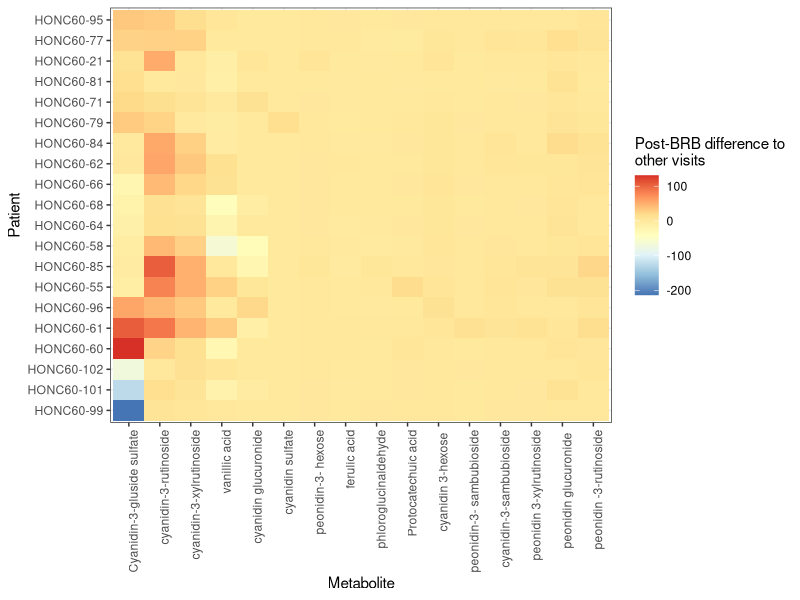
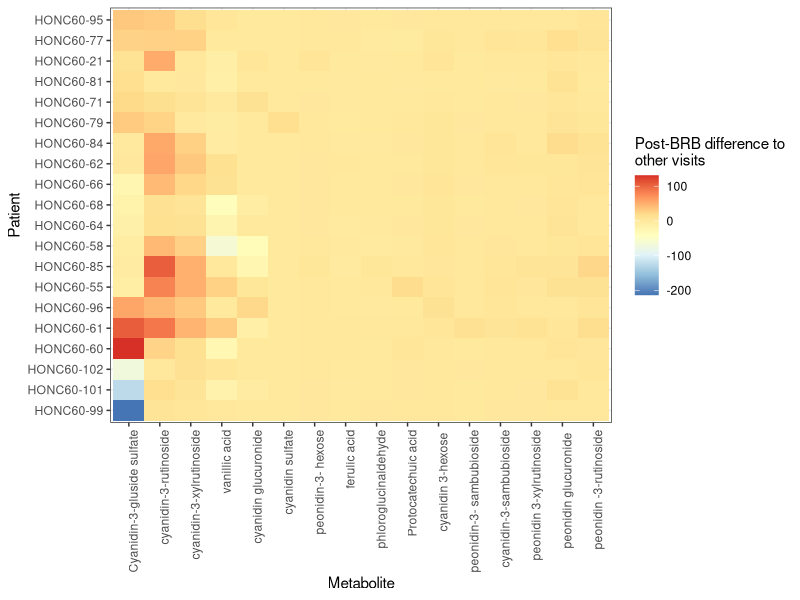

These charts were generated, in order, by the following R code:
## ---- chunk 1
knitr::opts_chunk$set(echo = TRUE)

library(tidyverse)
library(readxl)
## ---- chunk 2
metfiles <- list.files("../data/raw/urine-metabolomics/")

# met <- readxl::read_xlsx("../data/raw/urine-metabolomics/Dan Urine Anthocyanin 11-10-2022.xlsx")

metabs <- read_excel("../data/raw/urine-metabolomics/Dan Urine Anthocyanin 11-10-2022.xlsx", sheet = "concentration ng mL", n_max = 16)
colnames(metabs)[1] <- "metab.id"

timepoint.key <- read_csv("../data/derived/timepoint_key_long.csv")

metnames <- read_excel("../data/raw/urine-metabolomics/Dan Urine Anthocyanin 11-10-2022.xlsx", sheet = "concentration ng mL", skip = 18, col_names = F)
## ---- chunk 3
colnames(metnames) <- c("abbrieve", "formal")

metnames.form <- metnames %>%
  mutate(abbrieve = make.names(abbrieve))
## ---- chunk 4
tpoint.join <- timepoint.key %>%
  mutate(sample = toupper(gsub("HONC60-", "", timepoints))) %>%
  select(sample, Subject.ID, Timepoint) %>%
  mutate(sample = str_remove(sample, "\\.1$"))

metabs.l <- metabs %>%
  mutate(across(.cols = -metab.id, ~ as.numeric(.x)),
         metab.id = make.names(metab.id)) %>%
  pivot_longer(-metab.id, names_to = "sample", values_to = "ng.ml") %>%
  mutate(sample = toupper(sample)) %>%
  left_join(tpoint.join) %>%
  mutate(ng.ml = replace_na(ng.ml, 0))

tB.points <- metabs.l %>%
  filter(Timepoint == "tB") %>%
  select(metab.id, Subject.ID, ng.ml) %>%
  rename("tB.ng.ml" = "ng.ml")
## ---- chunk 5
metabs.heatin <- metabs.l %>%
  filter(!Timepoint == "tB") %>%
  select(Subject.ID, Timepoint, metab.id, ng.ml) %>%
  left_join(tB.points) %>%
  mutate(visit.diff = tB.ng.ml - ng.ml) %>%
  group_by(Subject.ID, metab.id) %>%
  summarise(tot.dif = sum(visit.diff)) %>%
  ungroup() %>%
  mutate(avg.diff = tot.dif/3)

hmap.roword <- metabs.heatin %>%
  select(-tot.dif) %>%
  pivot_wider(names_from = metab.id, values_from = avg.diff) %>%
  column_to_rownames(var = "Subject.ID") %>%
  dist() %>%
  hclust()
hmap.roword.ext <- hmap.roword$labels[hmap.roword$order]

hmap.colord <- metabs.heatin %>%
  select(-tot.dif) %>%
  pivot_wider(names_from = Subject.ID, values_from = avg.diff) %>%
  column_to_rownames(var = "metab.id") %>%
  dist() %>%
  hclust()
hmap.colord.ext <- hmap.colord$labels[hmap.colord$order]
## ---- chunk 6

ggplot(metabs.heatin, aes(x = fct_relevel(metab.id, hmap.colord.ext),
                          y = fct_relevel(Subject.ID, hmap.roword.ext),
                          fill = avg.diff)) +
  geom_tile() +
  scale_fill_distiller(palette = "RdYlBu", name = "Post-BRB difference to\nother visits") +
  scale_x_discrete(breaks= metnames.form$abbrieve, labels = metnames.form$formal) +
  labs(x = "Metabolite", y = "Patient") +
  theme_bw() +
  theme(axis.text.x = element_text(angle = 90, hjust = 1))
ggsave("../figures/heatmap_metabolites_BRB-v-other.png")
